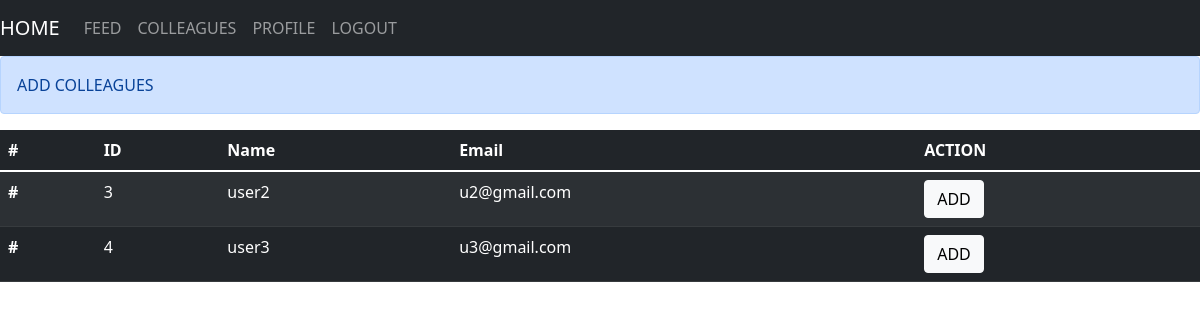
The page /colleague (signed in) on the database as committed earlier.
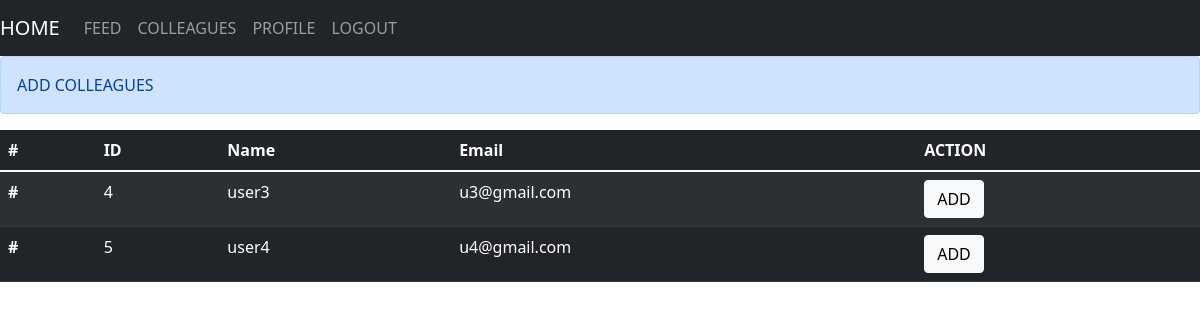
The same page on the database as committed later.
### app.py (models this page shows, shortened)
class User(db.Model,UserMixin):
    id=db.Column(db.Integer,primary_key=True)
    username=db.Column(db.String(20),nullable=False,unique=True)
    email=db.Column(db.String(120),nullable=False)
    password=db.Column(db.String(60),nullable=False)
    colleague=db.Column(db.String(500),default=",")

### routes.py (the view)
@app.route('/colleague')
@login_required
def colleague():
    P=User.query.all()
    dict1={}
    for i in P:
        if(i.id!=current_user.id):
            a=current_user.colleague
            l=a.split(',')
            print(l)
            if(str(i.id) not in l):
                ar=[]
                ar.append(i.username)
                ar.append(i.email)
                dict1[i.id]=ar
    return render_template('colleague.html',d=dict1)

### app.py (called while the page is built)
@login_manager.user_loader
def load_user(user_id):
    return User.query.get(int(user_id))

### templates/colleague.html
{% extends 'base1.html' %}
{% block content1 %}
<div class="alert alert-primary" role="alert">
    ADD COLLEAGUES
  </div>
<table class="table table-striped table-dark">
    <thead>
      <tr>
        <th scope="col">#</th>
        <th scope="col">ID</th>
        <th scope="col">Name</th>
        <th scope="col">Email</th>
        <th scope="col">ACTION</th>
      </tr>
    </thead>
    <tbody>
        {% for id,arr in d.items() %}
        <tr>
            <th scope="row">#</th>
            <td>{{id}}</td>
            <td>{{arr[0]}}</td>
            <td>{{arr[1]}}</td>
            <td>
                <form action="{{url_for('addcol',identity=id)}}",method='post'>
                    <input type="submit" name="submit" value="ADD" class="btn btn-light">
                </form>
            </td>
          </tr>
        {% endfor %}
    </tbody>
</table>
{% endblock %}

Rows that differ between the two databases and show on the page:
no longer on this page (row edited): User: username "user2", email "u2@gmail.com"
added User: username "user4", email "u4@gmail.com"
Other text that changed with them:
new list line: "# 5 ADD"
list line gone: "# 3 ADD"
